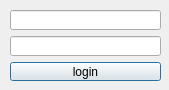
<?xml version="1.0" encoding="UTF-8"?>
<ui version="4.0">
 <class>Login</class>
 <widget class="QDialog" name="Login">
  <property name="geometry">
   <rect>
    <x>0</x>
    <y>0</y>
    <width>169</width>
    <height>90</height>
   </rect>
  </property>
  <property name="windowTitle">
   <string>Login</string>
  </property>
  <property name="sizeGripEnabled">
   <bool>false</bool>
  </property>
  <widget class="QWidget" name="verticalLayoutWidget">
   <property name="geometry">
    <rect>
     <x>10</x>
     <y>10</y>
     <width>151</width>
     <height>71</height>
    </rect>
   </property>
   <layout class="QVBoxLayout" name="verticalLayout">
    <item>
     <widget class="QLineEdit" name="login"/>
    </item>
    <item>
     <widget class="QLineEdit" name="pwd"/>
    </item>
    <item>
     <widget class="QPushButton" name="btnlogin">
      <property name="text">
       <string>login</string>
      </property>
     </widget>
    </item>
   </layout>
  </widget>
 </widget>
 <resources/>
 <connections/>
</ui>
